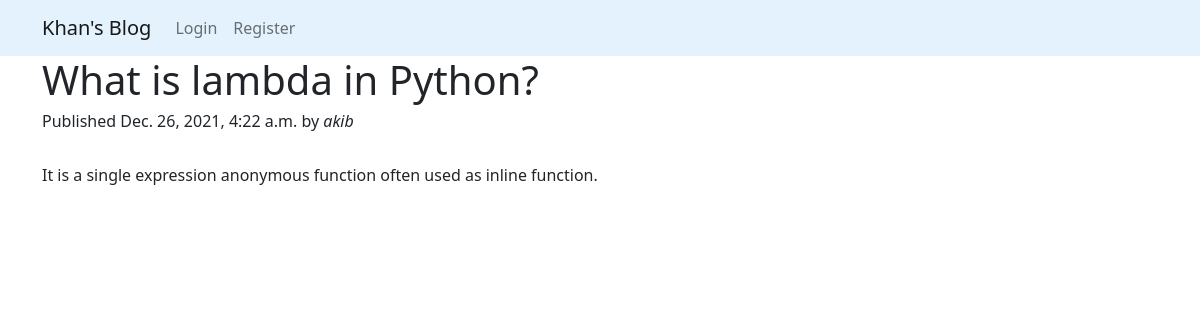
/articles/p13/, run on the app's committed database.
### articles/models.py (models this page shows, shortened)
class Article(models.Model):
    title = models.CharField(max_length=200)
    description = models.TextField()
    slug = models.SlugField(max_length=100, unique=True)
    published = models.DateTimeField(auto_now_add=True)
    author = models.ForeignKey(User, on_delete=models.CASCADE)

### articles/views.py (the view)
# urls.py: path('articles/<slug:slug>/', article_details, name='article_details'),
def article_details(request, slug):
    article = get_object_or_404(Article, slug = slug)
    return render(request, 'details.html', {'article':article})

### articles/templates/details.html (shortened to what this page needs)
{%  extends 'base.html' %}
{% block body %}
<div class="container">
    <h1>{{article.title}}</h1>
    <h6> Published {{article.published}} by <i> {{article.author}} </i> </h6>
    <br>
    <p>{{article.description}}</p>
</div>
{% endblock %}

### data on the page
Article: title "What is lambda in Python?", published "Dec. 26, 2021, 4:22 a.m.", author "akib", description "It is a single expression anonymous function often used as inline function."
